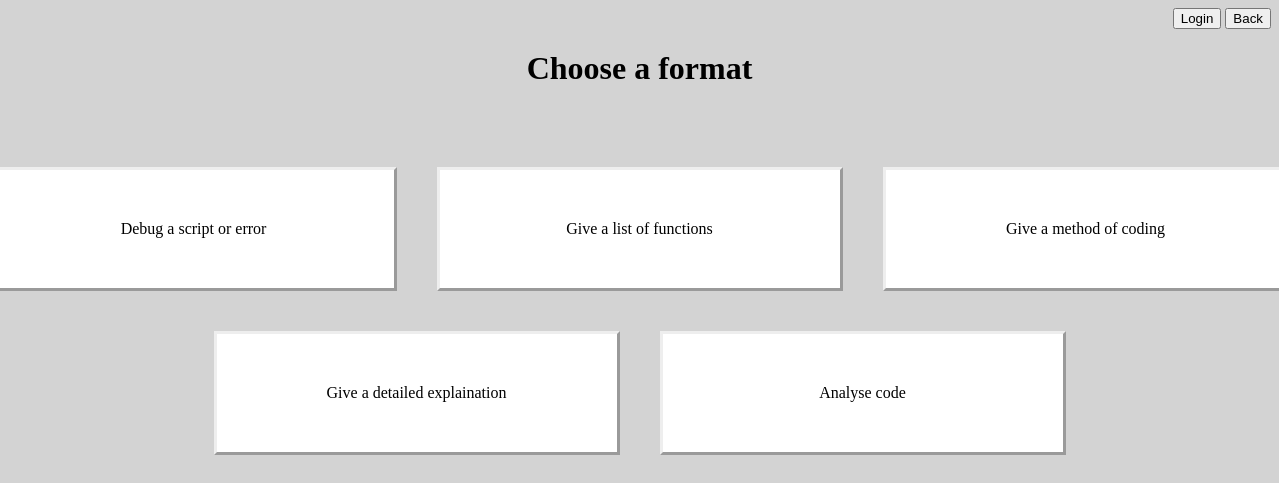
Screenshot of /src/choice.php?subject=1 with the database file from the repository.
### tables this page shows
CREATE TABLE choices (
    id INT AUTO_INCREMENT PRIMARY KEY,
    choice VARCHAR(255),
    prompt TEXT
);

### src/choice.php (the view, shortened to what this page needs)
<?php
require("connection.php");
$Database = $dbh->prepare("SELECT choices.* FROM choices INNER JOIN tags ON choices.id = tags.choice_id WHERE tags.subject_id = :id");
$subjectId = filter_var($_GET['subject'], FILTER_SANITIZE_NUMBER_INT);
$Database->bindParam(':id',$subjectId);
$Database->execute();
$choices = $Database->fetchAll(PDO::FETCH_ASSOC);
?>
<!DOCTYPE html>
<html lang="en">
<head>
    <link rel="stylesheet" href="style.css">
</head>
<body>
    <nav class="right-button-login">
        <?php if (empty($_SESSION["loggedInUser"])) { ?>
            <a href="login-logout/login.php"><button class="login-button">Login</button></a>
            <a href="homepage.php"><button class="back">Back</button></a>
        <?php } ?>
    </nav>
    <div class="title-center-home">
        <h1>Choose a format</h1>
    </div>
    <div class="center-boxes-two">
        <div class="row-boxes">
            <?php
            $counter = 0;
            foreach ($choices as $choice) {
                if ($counter % 3 == 0) { ?>
                    <div class="row">
                <?php } ?>
                <a href="prompt.php?subject=<?=$_GET['subject'];?>&choice=<?=$choice['id'];?>"><p class="boxes-two"><?= $choice['choice'];?></p></a>
                <?php
                $counter++;
                if ($counter % 3 == 0) { ?>
                    </div>
                <?php }
            }
            if ($counter % 3 != 0) { ?>
                </div>
            <?php } ?>
        </div>
    </div>
</body>
</html>

### src/style.css (style rules this page uses)
body { background-color: lightgray; }
.title-center-home { text-align: center; }
.center-boxes-two { display: flex; justify-content: center; align-items: center; margin-top: 60px; }
.row-boxes { display: flex; justify-content: center; flex-wrap: wrap; width: 100%; }
.row { display: flex; justify-content: center; width: 100%; }
.boxes-two { flex: 1 1 33%; text-align: center; padding: 50px; margin: 20px; width: 300px; border-style: outset; text-align: center; background-color: white; }
a { text-decoration: none; color: black; }
.right-button-login { text-align: right; }

### rows the page displays
choices: choice "Debug a script or error"
choices: choice "Give a list of functions"
choices: choice "Give a method of coding"
choices: choice "Give a detailed explaination"
choices: choice "Analyse code"
